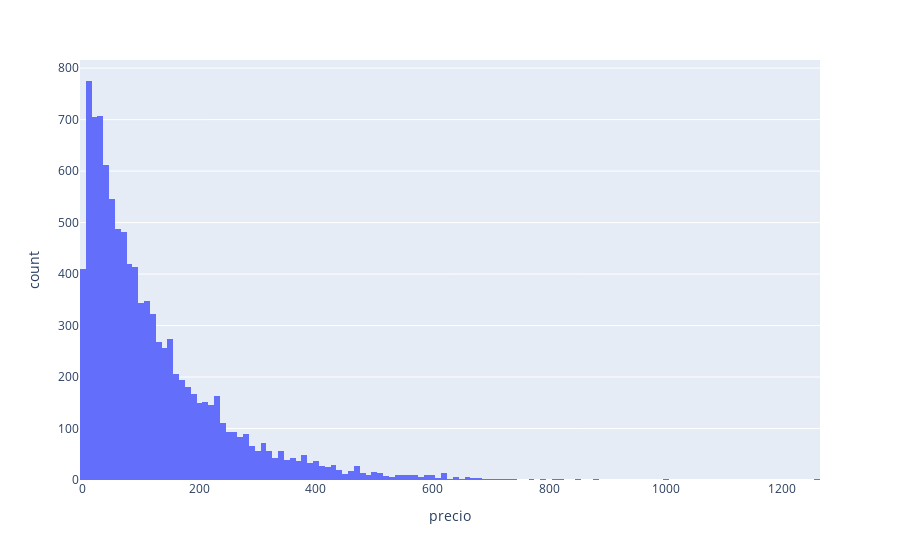

The cell this chart's notebook holds for it:
### Markdown cell above
## 6. Histograma

### Code cell
fig5=px.histogram(data,x="precio")
fig5.show()

### Figure 1 — Plotly figure (JSON) as saved in the notebook; plotly's stock layout.template omitted (floating-point values rounded to 4 significant figures; data arrays with more than 128 entries replaced by an {"elided": "..."} marker saying what was removed)
{"data": [{"alignmentgroup": "True", "bingroup": "x", "hovertemplate": "precio=%{x}<br>count=%{y}<extra></extra>", "legendgroup": "", "marker": {"color": "#636efa", "pattern": {"shape": ""}}, "name": "", "offsetgroup": "", "orientation": "v", "showlegend": false, "type": "histogram", "x": {"elided": "10134 float values"}, "xaxis": "x", "yaxis": "y"}], "layout": {"barmode": "relative", "legend": {"tracegroupgap": 0}, "margin": {"t": 60}, "xaxis": {"anchor": "y", "domain": [0, 1], "title": {"text": "precio"}}, "yaxis": {"anchor": "x", "domain": [0, 1], "title": {"text": "count"}}}}
